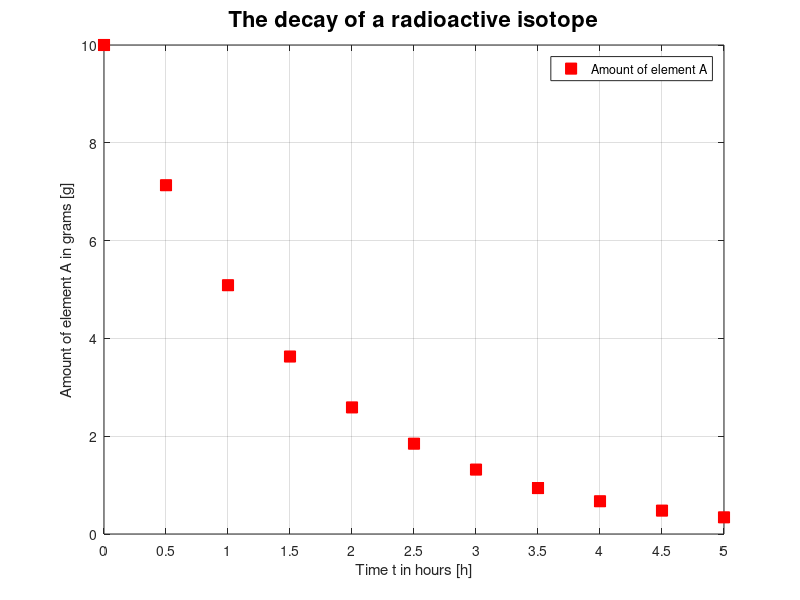

Here is the MATLAB script that generated this plot:
%{
ENGR1250
Name: Gia Dao
Date: 4/10/2020

Problem statement: Create a plot of the decay of a radioactive
isotope A with the following equation
C = Co*(e)^(-t/k)

Variables:
Co is the initial amount of the element at time zero. [Co = 10g]
k is the decay rate of the isotope [k = 1.48 hours]
t (time) vary on the abscissa from 0 to 5 hours
%}
clear 
clc
close all
%Initialize the value of Co
Co = 10;
%Declare constant rate of decay
k = 1.48;
t = [0:0.5:5];
%Set the equation of decaying process
C = Co * exp(-t/k);
figure('color','w');
plot(t,C,'sr','MarkerFaceColor','r','MarkerSize',8);
grid on;
axis([0 5 0 10]);
set(gca,'Xtick',0:0.5:5);
%Set the name for x-axis on the graph
xlabel('Time t in hours [h]');
%Set the name for y-axis on the graph
ylabel('Amount of element A in grams [g]');
%Set the title
title('The decay of a radioactive isotope','FontWeight','bold','FontSize',16);
legend('Amount of element A');

